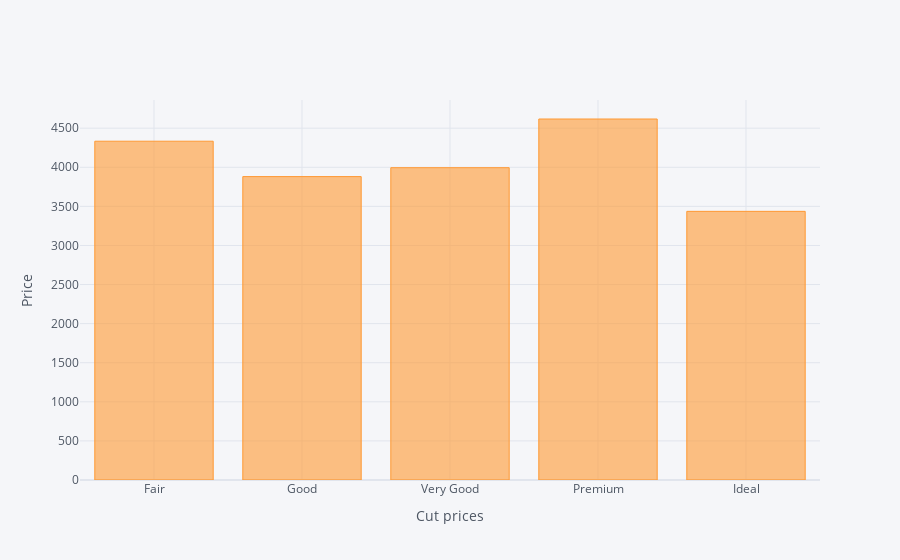

Source (notebook cell):
### Code cell
cut_prices.iplot(kind='bar',
                xTitle ='Cut prices',
                yTitle='Price')

### Figure 1 — Plotly figure (JSON) as saved in the notebook; plotly's stock layout.template omitted (floating-point values rounded to 4 significant figures)
{"data": [{"marker": {"color": "rgba(255, 153, 51, 0.6)", "line": {"color": "rgba(255, 153, 51, 1.0)", "width": 1}}, "name": "price", "orientation": "v", "text": "", "type": "bar", "x": ["Fair", "Good", "Very Good", "Premium", "Ideal"], "y": [4333.0, 3881.0, 3994.0, 4617.0, 3436.0]}], "layout": {"autosize": true, "legend": {"bgcolor": "#F5F6F9", "font": {"color": "#4D5663"}}, "paper_bgcolor": "#F5F6F9", "plot_bgcolor": "#F5F6F9", "title": {"font": {"color": "#4D5663"}}, "xaxis": {"autorange": true, "gridcolor": "#E1E5ED", "range": [-0.5, 4.5], "showgrid": true, "tickfont": {"color": "#4D5663"}, "title": {"font": {"color": "#4D5663"}, "text": "Cut prices"}, "type": "category", "zerolinecolor": "#E1E5ED"}, "yaxis": {"autorange": true, "gridcolor": "#E1E5ED", "range": [0, 4860.0], "showgrid": true, "tickfont": {"color": "#4D5663"}, "title": {"font": {"color": "#4D5663"}, "text": "Price"}, "type": "linear", "zerolinecolor": "#E1E5ED"}}}
